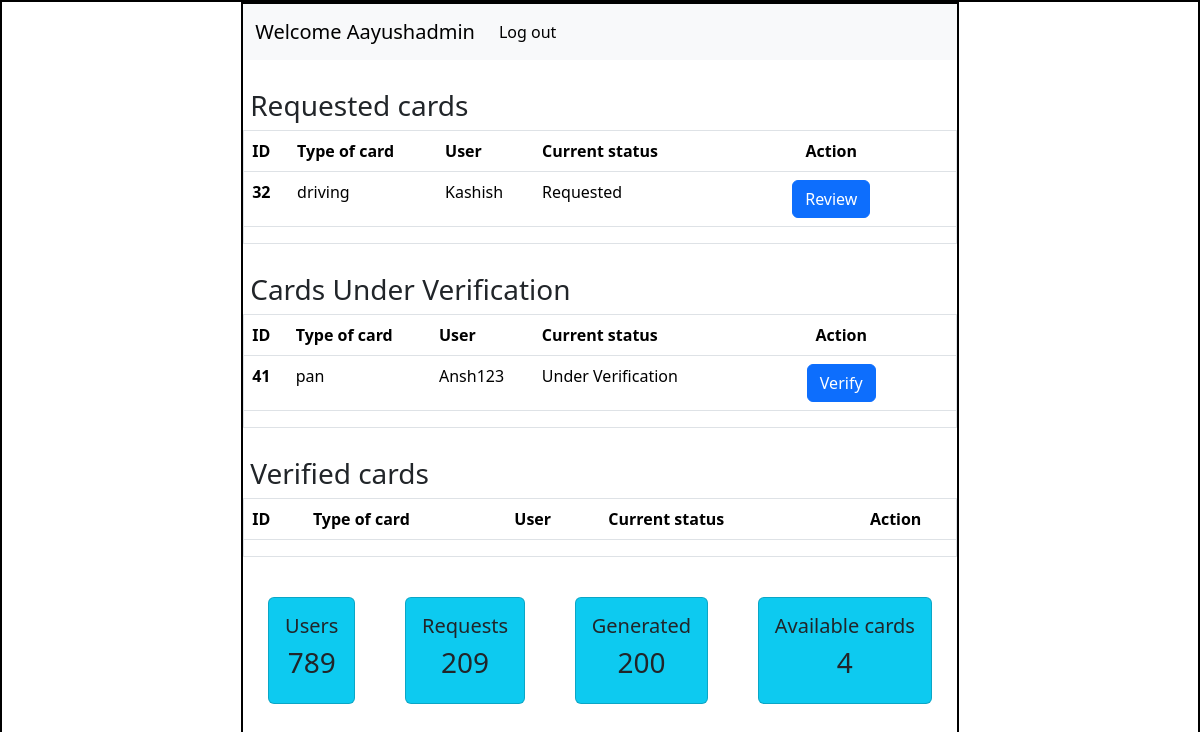
/admin, run on an earlier commit of the app's database.
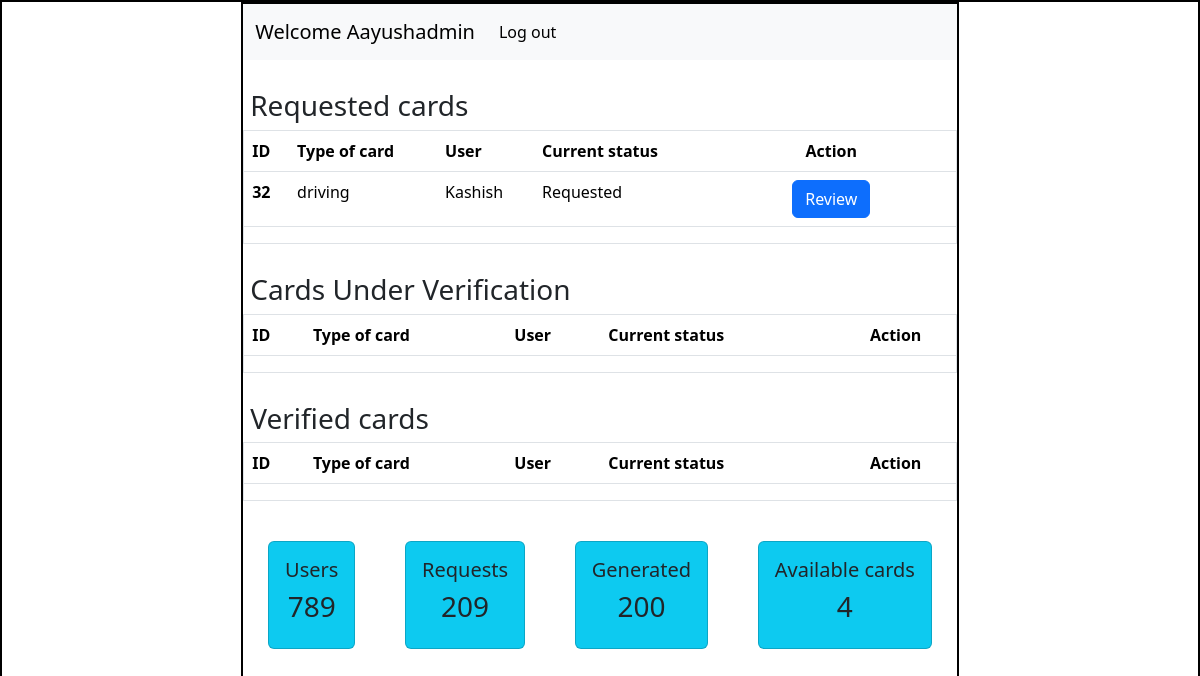
And on a later commit of the database.
### Application/models.py (models this page shows)
class User(db.Model):
    id=db.Column(db.Integer(),primary_key=True)
    username=db.Column(db.String(),nullable=False,unique=True)
    email=db.Column(db.String(),nullable=False,unique=True)
    password=db.Column(db.String(),nullable=False)
    type=db.Column(db.String(),default='general')
    details=db.relationship('Info',backref='creator')

class Info(db.Model):
    id=db.Column(db.Integer(),primary_key=True)
    attribute_name=db.Column(db.String(),nullable=False)
    attribute_value=db.Column(db.String(),nullable=False)
    card_name=db.Column(db.String(),nullable=False)
    user_id=db.Column(db.Integer(),db.ForeignKey('user.id'),nullable=False)

### Application/controllers.py (the view)
@app.route('/admin')
def admin_dash():
    this_user=User.query.filter_by(type='admin').first()
    all_info=Info.query.all()
    return render_template('admin_dashboard.html',this_user=this_user,all_info=all_info)

### templates/admin_dashboard.html (shortened to what this page needs)
<!DOCTYPE html>
<html lang="en">
  <head>
    <link
      href="https://cdn.jsdelivr.net/npm/bootstrap@5.3.3/dist/css/bootstrap.min.css"
      rel="stylesheet"
    />
    <link rel="stylesheet" href="/static/style.css"/>
  </head>
  <body>
    <div id="main">
      <div id="canvas" class="overflow-auto">
        <nav class="navbar navbar-expand-lg bg-body-tertiary">
            <div class="container-fluid">
              <a class="navbar-brand" href="#">Welcome {{this_user.username}}</a>
              <div class="collapse navbar-collapse" id="navbarSupportedContent">
                <ul class="navbar-nav me-auto mb-2 mb-lg-0">
                  <li class="nav-item">
                    <a class="nav-link active" aria-current="page" href="/login">Log out</a>
                  </li>
              </div>
            </div>
          </nav>
          <div id="content" >
            <h3 class="headings">Requested cards</h3>
            <div id="table" class="border" style="max-height: 200px; overflow-y: scroll;">
            <table class="table">
                <thead>
                  <tr>
                    <th scope="col">ID</th>
                    <th scope="col">Type of card</th>
                    <th scope="col">User</th>
                    <th scope="col">Current status</th>
                    <th scope="col" class="text-center">Action</th>
                  </tr>
                </thead>
                <tbody>
                  {% for info in all_info %}
                    {% if info.attribute_name == "Status" and info.attribute_value == "requested" %}
                      <tr>
                        <th scope="row">{{loop.index}}</th>
                        <td>{{info.card_name}}</td>
                        <td>{{info.creator.username}}</td>
                        <td>Requested</td>
                        <td class="d-flex justify-content-center"><a href="/update_status/{{info.card_name}}/{{info.user_id}}" type="button" class="btn btn-primary mx-5">Review</a>
                      </tr>
                    {% endif %}
                  {% endfor %}
                </tbody>
              </table>
              </div>
              <h3 class="headings">Cards Under Verification</h3>
              <div id="table" class="border" style="max-height: 150px; overflow-y: scroll;">
            <table class="table">
                <thead>
                  <tr>
                    <th scope="col">ID</th>
                    <th scope="col">Type of card</th>
                    <th scope="col">User</th>
                    <th scope="col">Current status</th>
                    <th scope="col" class="text-center">Action</th>
                  </tr>
                </thead>
                <tbody>
                  {% for info in all_info %}
                    {% if info.attribute_name == "Status" and info.attribute_value == "under_verification" %}
                      <tr>
                        <th scope="row">{{loop.index}}</th>
                        <td>{{info.card_name}}</td>
                        <td>{{info.creator.username}}</td>
                        <td>Under Verification</td>
                        <td class="d-flex justify-content-center"><a href="/update_status/{{info.card_name}}/{{info.user_id}}" type="button" class="btn btn-primary mx-5">Verify</a>
                      </tr>
                    {% endif %}
                  {% endfor %}
                </tbody>
              </table>
              </div>
              <h3 class="headings">Verified cards</h3>
              <div id="table" class="border" style="max-height: 150px; overflow-y: scroll;">
            <table class="table">
                <thead>
                  <tr>
                    <th scope="col">ID</th>
                    <th scope="col">Type of card</th>
                    <th scope="col">User</th>
                    <th scope="col">Current status</th>
                    <th scope="col" class="text-center">Action</th>
                  </tr>
                </thead>
              </table>
              </div>
          </div>
          <div id="boxes">
            <div class="d-flex justify-content-around text-center" style="margin-top: 40px;">
                <div class="card bg-info p-3">
                    <h5>Users</h5>
                    <h3>789</h3>
                </div>
                <div class="card bg-info p-3">
                    <h5>Requests</h5>
                   <h3>209</h3>
                </div>
                <div class="card bg-info p-3">
                    <h5>Generated</h5>
                    <h3>200</h3>
                </div>
                <div class="card bg-info p-3">
                    <h5>Available cards</h5>
                    <h3>4</h3>
                </div>
                </div>
            </div>
          </div>
      </div>
  </body>
</html>

### static/style.css (style rules this page uses)
* { margin: 0px; }
#main,#canvas { border: 2px solid black; }
#canvas { width: 60%; margin: auto; height: 800px; }
.headings { margin: 3px; padding: 4px; margin-top: 25px; }

What changed in the data, as far as the page shows it:
no longer on this page (row edited): Info: card_name "pan", creator.username "Ansh123", shown under "Cards Under Verification"
